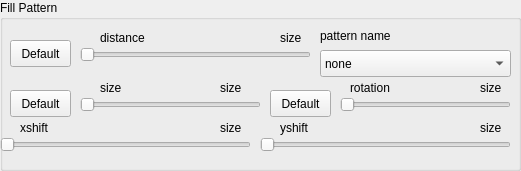
    <widget class="QGroupBox" name="groupBox_14">
     <property name="geometry">
      <rect>
       <x>10</x>
       <y>390</y>
       <width>521</width>
       <height>171</height>
      </rect>
     </property>
     <property name="title">
      <string>Fill Pattern</string>
     </property>
     <widget class="QPushButton" name="crc_pb_default_pattern_distance">
      <property name="geometry">
       <rect>
        <x>10</x>
        <y>40</y>
        <width>61</width>
        <height>27</height>
       </rect>
      </property>
      <property name="focusPolicy">
       <enum>Qt::NoFocus</enum>
      </property>
      <property name="text">
       <string>Default</string>
      </property>
     </widget>
     <widget class="QSlider" name="crc_hslider_pattern_distance">
      <property name="geometry">
       <rect>
        <x>80</x>
        <y>40</y>
        <width>231</width>
        <height>29</height>
       </rect>
      </property>
      <property name="focusPolicy">
       <enum>Qt::ClickFocus</enum>
      </property>
      <property name="maximum">
       <number>30</number>
      </property>
      <property name="singleStep">
       <number>1</number>
      </property>
      <property name="value">
       <number>0</number>
      </property>
      <property name="orientation">
       <enum>Qt::Horizontal</enum>
      </property>
     </widget>
     <widget class="QLabel" name="label_141">
      <property name="geometry">
       <rect>
        <x>350</x>
        <y>80</y>
        <width>81</width>
        <height>17</height>
       </rect>
      </property>
      <property name="focusPolicy">
       <enum>Qt::ClickFocus</enum>
      </property>
      <property name="text">
       <string>rotation</string>
      </property>
     </widget>
     <widget class="QLabel" name="crc_label_pattern_distance">
      <property name="geometry">
       <rect>
        <x>280</x>
        <y>30</y>
        <width>41</width>
        <height>17</height>
       </rect>
      </property>
      <property name="focusPolicy">
       <enum>Qt::ClickFocus</enum>
      </property>
      <property name="text">
       <string>size</string>
      </property>
     </widget>
     <widget class="QPushButton" name="crc_pb_default_pattern_size">
      <property name="geometry">
       <rect>
        <x>10</x>
        <y>90</y>
        <width>61</width>
        <height>27</height>
       </rect>
      </property>
      <property name="focusPolicy">
       <enum>Qt::NoFocus</enum>
      </property>
      <property name="text">
       <string>Default</string>
      </property>
     </widget>
     <widget class="QSlider" name="crc_hslider_pattern_size">
      <property name="geometry">
       <rect>
        <x>80</x>
        <y>90</y>
        <width>181</width>
        <height>29</height>
       </rect>
      </property>
      <property name="focusPolicy">
       <enum>Qt::ClickFocus</enum>
      </property>
      <property name="maximum">
       <number>40</number>
      </property>
      <property name="singleStep">
       <number>1</number>
      </property>
      <property name="value">
       <number>0</number>
      </property>
      <property name="orientation">
       <enum>Qt::Horizontal</enum>
      </property>
     </widget>
     <widget class="QLabel" name="label_151">
      <property name="geometry">
       <rect>
        <x>100</x>
        <y>80</y>
        <width>41</width>
        <height>17</height>
       </rect>
      </property>
      <property name="focusPolicy">
       <enum>Qt::ClickFocus</enum>
      </property>
      <property name="text">
       <string>size</string>
      </property>
     </widget>
     <widget class="QLabel" name="crc_label_pattern_size">
      <property name="geometry">
       <rect>
        <x>220</x>
        <y>80</y>
        <width>41</width>
        <height>17</height>
       </rect>
      </property>
      <property name="focusPolicy">
       <enum>Qt::ClickFocus</enum>
      </property>
      <property name="text">
       <string>size</string>
      </property>
     </widget>
     <widget class="QLabel" name="label_152">
      <property name="geometry">
       <rect>
        <x>320</x>
        <y>20</y>
        <width>101</width>
        <height>31</height>
       </rect>
      </property>
      <property name="text">
       <string>pattern name</string>
      </property>
     </widget>
     <widget class="QComboBox" name="crc_cb_selector_pattern_name">
      <property name="geometry">
       <rect>
        <x>320</x>
        <y>50</y>
        <width>191</width>
        <height>27</height>
       </rect>
      </property>
      <property name="focusPolicy">
       <enum>Qt::ClickFocus</enum>
      </property>
      <item>
       <property name="text">
        <string>none</string>
       </property>
      </item>
      <item>
       <property name="text">
        <string>solid</string>
       </property>
      </item>
      <item>
       <property name="text">
        <string>horizontal lines</string>
       </property>
      </item>
      <item>
       <property name="text">
        <string>vertical lines</string>
       </property>
      </item>
      <item>
       <property name="text">
        <string>north east lines</string>
       </property>
      </item>
      <item>
       <property name="text">
        <string>north west lines</string>
       </property>
      </item>
      <item>
       <property name="text">
        <string>grid</string>
       </property>
      </item>
      <item>
       <property name="text">
        <string>crosshatch</string>
       </property>
      </item>
      <item>
       <property name="text">
        <string>dots</string>
       </property>
      </item>
      <item>
       <property name="text">
        <string>crosshatch dots</string>
       </property>
      </item>
      <item>
       <property name="text">
        <string>bricks</string>
       </property>
      </item>
      <item>
       <property name="text">
        <string>checkerboard</string>
       </property>
      </item>
      <item>
       <property name="text">
        <string>Lines</string>
       </property>
      </item>
      <item>
       <property name="text">
        <string>Hatch</string>
       </property>
      </item>
      <item>
       <property name="text">
        <string>Dots</string>
       </property>
      </item>
      <item>
       <property name="text">
        <string>Fivepointed stars</string>
       </property>
      </item>
      <item>
       <property name="text">
        <string>Sixpointed stars</string>
       </property>
      </item>
     </widget>
     <widget class="QLabel" name="crc_label_pattern_rotation">
      <property name="geometry">
       <rect>
        <x>480</x>
        <y>80</y>
        <width>51</width>
        <height>17</height>
       </rect>
      </property>
      <property name="focusPolicy">
       <enum>Qt::ClickFocus</enum>
      </property>
      <property name="text">
       <string>size</string>
      </property>
     </widget>
     <widget class="QLabel" name="label_153">
      <property name="geometry">
       <rect>
        <x>100</x>
        <y>30</y>
        <width>101</width>
        <height>17</height>
       </rect>
      </property>
      <property name="focusPolicy">
       <enum>Qt::ClickFocus</enum>
      </property>
      <property name="text">
       <string>distance</string>
      </property>
     </widget>
     <widget class="QSlider" name="crc_hslider_pattern_rotation">
      <property name="geometry">
       <rect>
        <x>340</x>
        <y>90</y>
        <width>171</width>
        <height>29</height>
       </rect>
      </property>
      <property name="focusPolicy">
       <enum>Qt::ClickFocus</enum>
      </property>
      <property name="minimum">
       <number>0</number>
      </property>
      <property name="maximum">
       <number>180</number>
      </property>
      <property name="singleStep">
       <number>1</number>
      </property>
      <property name="value">
       <number>0</number>
      </property>
      <property name="orientation">
       <enum>Qt::Horizontal</enum>
      </property>
     </widget>
     <widget class="QPushButton" name="crc_pb_default_pattern_rotation">
      <property name="geometry">
       <rect>
        <x>270</x>
        <y>90</y>
        <width>61</width>
        <height>27</height>
       </rect>
      </property>
      <property name="focusPolicy">
       <enum>Qt::NoFocus</enum>
      </property>
      <property name="text">
       <string>Default</string>
      </property>
     </widget>
     <widget class="QSlider" name="crc_hslider_pattern_xshift">
      <property name="geometry">
       <rect>
        <x>0</x>
        <y>130</y>
        <width>251</width>
        <height>29</height>
       </rect>
      </property>
      <property name="focusPolicy">
       <enum>Qt::ClickFocus</enum>
      </property>
      <property name="maximum">
       <number>40</number>
      </property>
      <property name="singleStep">
       <number>1</number>
      </property>
      <property name="value">
       <number>0</number>
      </property>
      <property name="orientation">
       <enum>Qt::Horizontal</enum>
      </property>
     </widget>
     <widget class="QLabel" name="label_154">
      <property name="geometry">
       <rect>
        <x>20</x>
        <y>120</y>
        <width>101</width>
        <height>17</height>
       </rect>
      </property>
      <property name="focusPolicy">
       <enum>Qt::ClickFocus</enum>
      </property>
      <property name="text">
       <string>xshift</string>
      </property>
     </widget>
     <widget class="QLabel" name="crc_label_pattern_xshift">
      <property name="geometry">
       <rect>
        <x>220</x>
        <y>120</y>
        <width>31</width>
        <height>17</height>
       </rect>
      </property>
      <property name="focusPolicy">
       <enum>Qt::ClickFocus</enum>
      </property>
      <property name="text">
       <string>size</string>
      </property>
     </widget>
     <widget class="QSlider" name="crc_hslider_pattern_yshift">
      <property name="geometry">
       <rect>
        <x>260</x>
        <y>130</y>
        <width>251</width>
        <height>29</height>
       </rect>
      </property>
      <property name="focusPolicy">
       <enum>Qt::ClickFocus</enum>
      </property>
      <property name="maximum">
       <number>40</number>
      </property>
      <property name="singleStep">
       <number>1</number>
      </property>
      <property name="value">
       <number>0</number>
      </property>
      <property name="orientation">
       <enum>Qt::Horizontal</enum>
      </property>
     </widget>
     <widget class="QLabel" name="crc_label_pattern_yshift">
      <property name="geometry">
       <rect>
        <x>480</x>
        <y>120</y>
        <width>41</width>
        <height>17</height>
       </rect>
      </property>
      <property name="focusPolicy">
       <enum>Qt::ClickFocus</enum>
      </property>
      <property name="text">
       <string>size</string>
      </property>
     </widget>
     <widget class="QLabel" name="label_155">
      <property name="geometry">
       <rect>
        <x>280</x>
        <y>120</y>
        <width>61</width>
        <height>17</height>
       </rect>
      </property>
      <property name="focusPolicy">
       <enum>Qt::ClickFocus</enum>
      </property>
      <property name="text">
       <string>yshift</string>
      </property>
     </widget>
    </widget>
